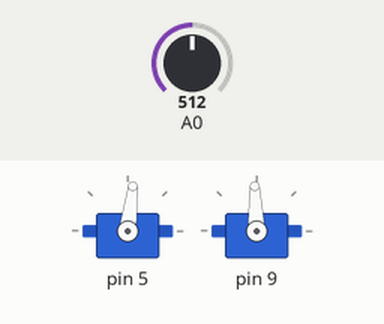
Simulated run of this sketch. Board: Arduino Uno, built with avr-gcc and run on an emulated ATmega328P. On the bench: 2 × servo. Inputs (shaded band) come from the test bench; at power-on: A0 = 512.

Above: at 1.2 s.
1.3 s: A0 set to 716
At 1.7 s:
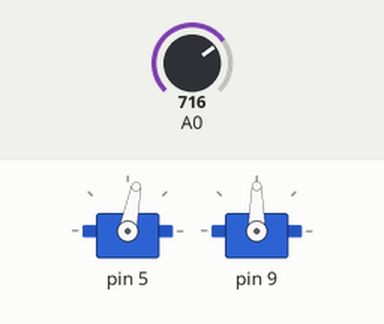
2.8 s: A0 set to 0
At 4.0 s:
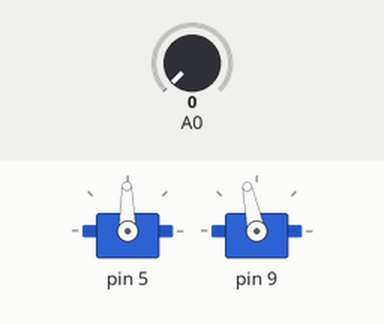
4.3 s: A0 set to 511
At 5.2 s:
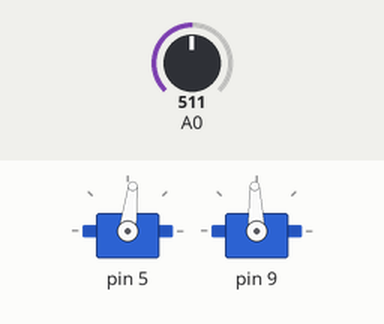
Timing chart, 0 to 7.3 s (numbered marks = the images above; inputs shaded):
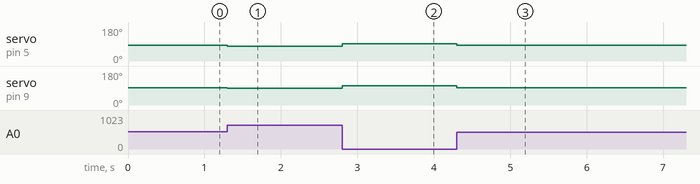

The sketch:

_1_Seguilineas_proporcinado_fase1.ino
```cpp
#include <Servo.h>
Servo servos[13];
/***   Variables globales  ***/

int _white=800;
int _black=30;
/***   Function declaration   ***/
void move_base(int l, int r, int speed, int advance, int turn);
int follow(int light, int gain);

/***   Configuracion: Configuro en parada: Velocidad 0, calibrando sensor seguilineas con blanco 40 y negro 730 */
void setup()
{
  servos[(5)].attach((5));
  servos[(9)].attach((9));
    move_base((5),(9),0,0,0);
  _white=40;
  _black=730;

}
/* moviendo con proporcion de la velocidad angular de nuestro robot (follow(analogRead((A0)),10))) parametro de turn de movimiento base */
/* OJO la velocidad es negativa porque tengo fisicamente el servo en la otra dirección" */
void loop()
{
    move_base((5),(9),-28,28,follow(analogRead((A0)),10));
}

/***   Funcion de movimiento base: manda movimiento a los servos (left/rigth) desde la avance lineal y velocidad angular. ***/
/***  Entradas:  int l -> left pin 9 ***/
/***  Entradas:  int r -> rigth pin 5 ***/
/***  Entradas:  int speed -> velocidad del robot ***/
/***  Entradas:  int advance -> avance lineal ***/
/***  Entradas:  int turn ->  avance angular ***/
void move_base(int l, int r, int speed, int advance, int turn)
{
servos[l].write(90+(int)(65.0*(float)(speed*(advance-turn))/10000.0));
servos[r].write(90-(int)(65.0*(float)(speed*(advance+turn))/10000.0));
};
int follow(int light, int gain)
{
  return (int)(((float)(gain)/100.0)*((float)((_white-_black)/2+_black)-(float)(light)));
}
```

Measured:
- after the input at 1.3 s, servo on pin 5: 83° → 79° at once; servo on pin 9: 92° → 90° at once
- after the input at 2.8 s, servo on pin 5: 79° → 91° at once; servo on pin 9: 90° → 102° at once
- after the input at 4.3 s, servo on pin 5: 91° → 83° at once; servo on pin 9: 102° → 92° at once
